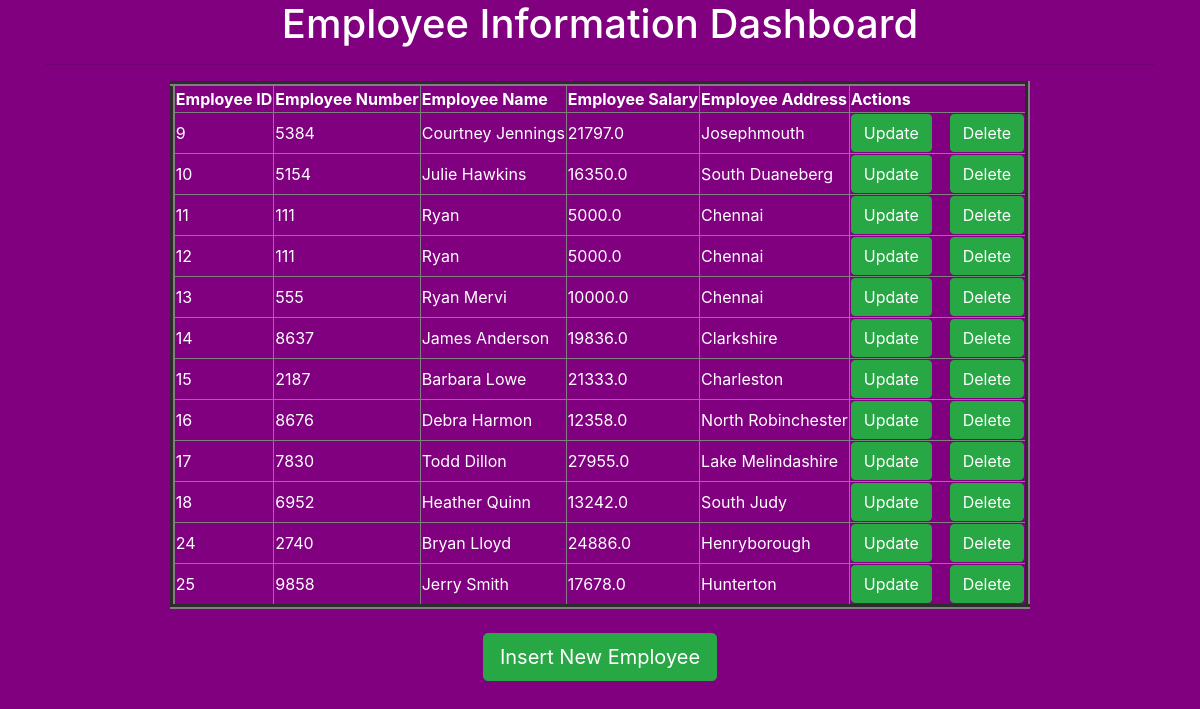
The page / on the database its author committed.
### testapp/models.py (models this page shows)
class Employee(models.Model):
    eno= models.IntegerField()
    ename= models.CharField(max_length=100)
    esal= models.FloatField()
    eaddr= models.CharField(max_length=100)

### testapp/views.py (the view)
# urls.py: path('', views.retrieve_view),
def retrieve_view(request):
    emp_list= Employee.objects.all()
    return render(request, 'testapp/index.html', {'emp_list':emp_list})

### testapp/templates/testapp/index.html
{%extends 'testapp/base.html'%}
{%block body_block%}
<h1>Employee Information Dashboard</h1><hr>
<table border="5">
    <thead>
        <th>Employee ID</th>
        <th>Employee Number</th>
        <th>Employee Name</th>
        <th>Employee Salary</th>
        <th>Employee Address</th>
        <th>Actions</th>
    </thead>
    {%for emp in emp_list%}
        <tr>
            <td>{{emp.id}}</td>
            <td>{{emp.eno}}</td>
            <td>{{emp.ename}}</td>
            <td>{{emp.esal}}</td>
            <td>{{emp.eaddr}}</td>
            <td>
                <a href="/update/{{emp.id}}" class="btn btn-success btn-md">Update</a>&nbsp;&nbsp;&nbsp;
                <a href="/delete/{{emp.id}}" class="btn btn-success btn-md">Delete</a>
            </td>
        </tr>
    {%endfor%}
</table><br>
<a href="/insert" class="btn btn-success btn-lg">Insert New Employee</a>
{%endblock%}

### testapp/templates/testapp/base.html (shortened to what this page needs)
<!DOCTYPE html>
{%load static%}
<html lang="en">
<head>
    <link rel="stylesheet" href="https://cdn.jsdelivr.net/npm/bootstrap@4.6.2/dist/css/bootstrap.min.css">
    <link rel="stylesheet" href="{%static "css/base.css"%}">
</head>
<body>
    <div class="container" align="center">
        {%block body_block%}
        {%endblock%}
    </div>
</body>
</html>

### testapp/static/css/base.css (style rules this page uses)
body { background: purple; color: white; }
a { color: red; }

### rows shown on the page
Employee: id "9", eno "5384", ename "Courtney Jennings", esal "21797.0", eaddr "Josephmouth"
Employee: id "10", eno "5154", ename "Julie Hawkins", esal "16350.0", eaddr "South Duaneberg"
Employee: id "11", eno "111", ename "Ryan", esal "5000.0", eaddr "Chennai"
Employee: id "12", eno "111", ename "Ryan", esal "5000.0", eaddr "Chennai"
Employee: id "13", eno "555", ename "Ryan Mervi", esal "10000.0", eaddr "Chennai"
Employee: id "14", eno "8637", ename "James Anderson", esal "19836.0", eaddr "Clarkshire"
Employee: id "15", eno "2187", ename "Barbara Lowe", esal "21333.0", eaddr "Charleston"
Employee: id "16", eno "8676", ename "Debra Harmon", esal "12358.0", eaddr "North Robinchester"
Employee: id "17", eno "7830", ename "Todd Dillon", esal "27955.0", eaddr "Lake Melindashire"
Employee: id "18", eno "6952", ename "Heather Quinn", esal "13242.0", eaddr "South Judy"
Employee: id "24", eno "2740", ename "Bryan Lloyd", esal "24886.0", eaddr "Henryborough"
Employee: id "25", eno "9858", ename "Jerry Smith", esal "17678.0", eaddr "Hunterton"
